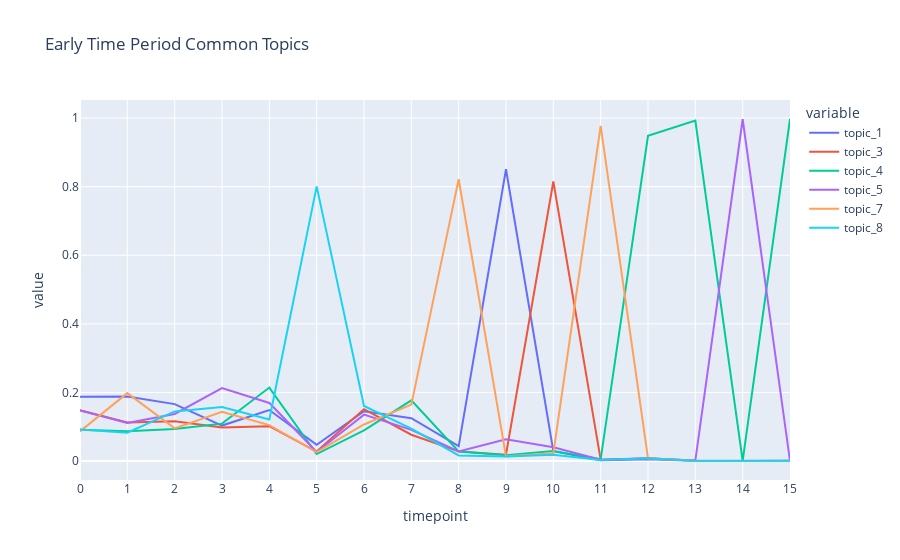

The cell this chart's notebook holds for it:
### Markdown cell above
# Early Time

### Code cell
td = pd.DataFrame()
for timepoint in range(best_mdl.num_timepoints):
    td_tmp = pd.DataFrame(
        np.stack([doc.get_topic_dist() for doc in best_mdl.docs if doc.timepoint == timepoint]),
        columns=["topic_{}".format(i + 1) for i in range(best_mdl.k)],
    )
    td_tmp["timepoint"] = timepoint
    td = pd.concat([td, td_tmp], ignore_index=True)
    del td_tmp

td_early = td[td['timepoint']<=15]

import plotly.express as px
fig = px.line(td_early, x="timepoint", y=['topic_1', 'topic_3', 'topic_4', 'topic_5', 'topic_7', 'topic_8'],
            #   hover_data={"timepoint": "|%B %d, %Y"},
              title='Early Time Period Common Topics')
fig.update_xaxes(
    dtick="M1",
    tickformat="%b %d",
    ticklabelmode="period")
fig.show()

### Figure 1 — Plotly figure (JSON) as saved in the notebook; plotly's stock layout.template omitted (floating-point values rounded to 4 significant figures)
{"data": [{"hovertemplate": "variable=topic_1<br>timepoint=%{x}<br>value=%{y}<extra></extra>", "legendgroup": "topic_1", "line": {"color": "#636efa", "dash": "solid"}, "marker": {"symbol": "circle"}, "mode": "lines", "name": "topic_1", "orientation": "v", "showlegend": true, "type": "scatter", "x": [0, 1, 2, 3, 4, 5, 6, 7, 8, 9, 10, 11, 12, 13, 14, 15], "xaxis": "x", "y": [0.1873, 0.1885, 0.166, 0.1035, 0.1489, 0.04733, 0.1454, 0.1251, 0.04357, 0.8506, 0.029, 0.002096, 0.005209, 0.001152, 0.0005623, 0.0006142], "yaxis": "y"}, {"hovertemplate": "variable=topic_3<br>timepoint=%{x}<br>value=%{y}<extra></extra>", "legendgroup": "topic_3", "line": {"color": "#EF553B", "dash": "solid"}, "marker": {"symbol": "circle"}, "mode": "lines", "name": "topic_3", "orientation": "v", "showlegend": true, "type": "scatter", "x": [0, 1, 2, 3, 4, 5, 6, 7, 8, 9, 10, 11, 12, 13, 14, 15], "xaxis": "x", "y": [0.1484, 0.1126, 0.1159, 0.09782, 0.1017, 0.0276, 0.1515, 0.07673, 0.02825, 0.01841, 0.8149, 0.004077, 0.008097, 0.001229, 0.0003151, 0.0002092], "yaxis": "y"}, {"hovertemplate": "variable=topic_4<br>timepoint=%{x}<br>value=%{y}<extra></extra>", "legendgroup": "topic_4", "line": {"color": "#00cc96", "dash": "solid"}, "marker": {"symbol": "circle"}, "mode": "lines", "name": "topic_4", "orientation": "v", "showlegend": true, "type": "scatter", "x": [0, 1, 2, 3, 4, 5, 6, 7, 8, 9, 10, 11, 12, 13, 14, 15], "xaxis": "x", "y": [0.09098, 0.08688, 0.09321, 0.1092, 0.2143, 0.02039, 0.08924, 0.1769, 0.02792, 0.01709, 0.0293, 0.005224, 0.9483, 0.9925, 0.0007477, 0.9972], "yaxis": "y"}, {"hovertemplate": "variable=topic_5<br>timepoint=%{x}<br>value=%{y}<extra></extra>", "legendgroup": "topic_5", "line": {"color": "#ab63fa", "dash": "solid"}, "marker": {"symbol": "circle"}, "mode": "lines", "name": "topic_5", "orientation": "v", "showlegend": true, "type": "scatter", "x": [0, 1, 2, 3, 4, 5, 6, 7, 8, 9, 10, 11, 12, 13, 14, 15], "xaxis": "x", "y": [0.1477, 0.1112, 0.1372, 0.2129, 0.1693, 0.02664, 0.1353, 0.09113, 0.02825, 0.06329, 0.04024, 0.003868, 0.007288, 0.001457, 0.9965, 0.0004117], "yaxis": "y"}, {"hovertemplate": "variable=topic_7<br>timepoint=%{x}<br>value=%{y}<extra></extra>", "legendgroup": "topic_7", "line": {"color": "#FFA15A", "dash": "solid"}, "marker": {"symbol": "circle"}, "mode": "lines", "name": "topic_7", "orientation": "v", "showlegend": true, "type": "scatter", "x": [0, 1, 2, 3, 4, 5, 6, 7, 8, 9, 10, 11, 12, 13, 14, 15], "xaxis": "x", "y": [0.08653, 0.1981, 0.09548, 0.1436, 0.1048, 0.02584, 0.1067, 0.1646, 0.8215, 0.01378, 0.02264, 0.9774, 0.008443, 0.001229, 0.0003769, 0.0003442], "yaxis": "y"}, {"hovertemplate": "variable=topic_8<br>timepoint=%{x}<br>value=%{y}<extra></extra>", "legendgroup": "topic_8", "line": {"color": "#19d3f3", "dash": "solid"}, "marker": {"symbol": "circle"}, "mode": "lines", "name": "topic_8", "orientation": "v", "showlegend": true, "type": "scatter", "x": [0, 1, 2, 3, 4, 5, 6, 7, 8, 9, 10, 11, 12, 13, 14, 15], "xaxis": "x", "y": [0.09192, 0.08275, 0.1447, 0.1575, 0.121, 0.8008, 0.1607, 0.09478, 0.01647, 0.01299, 0.0185, 0.00293, 0.008097, 0.001076, 0.0006241, 0.0006142], "yaxis": "y"}], "layout": {"legend": {"title": {"text": "variable"}, "tracegroupgap": 0}, "title": {"text": "Early Time Period Common Topics"}, "xaxis": {"anchor": "y", "domain": [0, 1], "dtick": "M1", "tickformat": "%b %d", "ticklabelmode": "period", "title": {"text": "timepoint"}}, "yaxis": {"anchor": "x", "domain": [0, 1], "title": {"text": "value"}}}}
